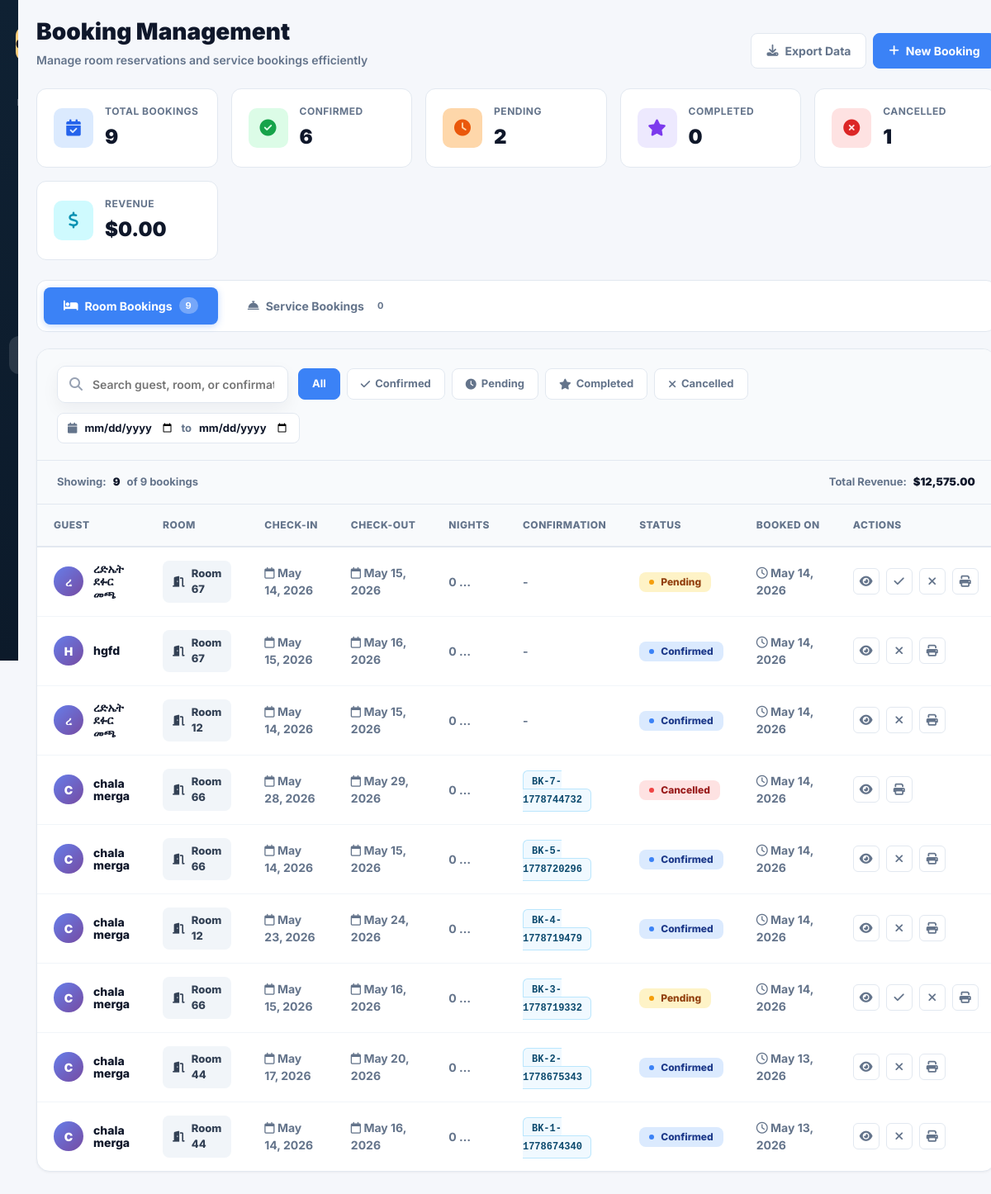
The app's page /dashboard/bookings/ (signed in) with its own data.
### hotel/models.py (models this page shows, shortened)
class Booking(models.Model):
    id = models.AutoField(primary_key=True)
    STATUS_CHOICES = [
        ('Pending', 'Pending'),
        ('Confirmed', 'Confirmed'),
        ('Cancelled', 'Cancelled'),
        ('Completed', 'Completed'),
    ]
    user = models.ForeignKey(User, on_delete=models.CASCADE, related_name='bookings')
    reservation = models.OneToOneField(Reservation, on_delete=models.CASCADE, related_name='booking')
    room = models.ForeignKey(Room, on_delete=models.CASCADE, related_name='bookings')
    booking_status = models.CharField(max_length=20, choices=STATUS_CHOICES, default='Pending')
    booking_date = models.DateTimeField(auto_now_add=True)
    confirmation_number = models.CharField(max_length=50, unique=True, blank=True, null=True)
    notes = models.TextField(blank=True, null=True)
    class Meta:
        ordering = ['-booking_date']

class Room(models.Model):
    id = models.AutoField(primary_key=True)
    STATUS_CHOICES = [
        ('Available', 'Available'),
        ('Booked', 'Booked'),
        ('Maintenance', 'Maintenance'),
    ]
    room_number = models.CharField(max_length=10, unique=True)
    category = models.ForeignKey(RoomCategory, on_delete=models.CASCADE, related_name='rooms')
    assigned_staff = models.ForeignKey('Staff', on_delete=models.SET_NULL, null=True, blank=True, related_name='assigned_rooms')
    status = models.CharField(max_length=15, choices=STATUS_CHOICES, default='Available')
    floor = models.IntegerField(default=1, validators=[MinValueValidator(1), MaxValueValidator(100)])
    max_occupancy = models.IntegerField(default=2, validators=[MinValueValidator(1)])
    price = models.DecimalField(max_digits=10, decimal_places=2, null=True, blank=True, validators=[MinValueValidator(0)], help_text="Room-specific price (leave blank to use category base price)")
    amenities = models.TextField(default="WiFi, AC, TV", help_text="Comma-separated list of amenities")
    description = models.TextField(blank=True, null=True)
    image = models.ImageField(upload_to='rooms/', blank=True, null=True)
    created_at = models.DateTimeField(default=timezone.now)
    class Meta:
        ordering = ['room_number']

class Reservation(models.Model):
    id = models.AutoField(primary_key=True)
    STATUS_CHOICES = [
        ('Pending', 'Pending'),
        ('Confirmed', 'Confirmed'),
        ('Checked In', 'Checked In'),
        ('Checked Out', 'Checked Out'),
        ('Cancelled', 'Cancelled'),
    ]
    guest = models.ForeignKey(Guest, on_delete=models.CASCADE, related_name='reservations')
    room = models.ForeignKey(Room, on_delete=models.CASCADE, related_name='reservations')
    handled_by = models.ForeignKey('Staff', on_delete=models.SET_NULL, null=True, blank=True, related_name='handled_reservations')
    check_in_date = models.DateField()
    check_out_date = models.DateField()
    booking_date = models.DateTimeField(auto_now_add=True)
    status = models.CharField(max_length=20, choices=STATUS_CHOICES, default='Pending')
    is_online_booking = models.BooleanField(default=True)
    number_of_guests = models.IntegerField(default=1, validators=[MinValueValidator(1)])
    special_requests = models.TextField(blank=True, null=True)
    total_price = models.DecimalField(max_digits=10, decimal_places=2, default=0, validators=[MinValueValidator(0)])
    class Meta:
        ordering = ['-booking_date']

### hotel/views.py (the view)
# urls.py: path('dashboard/bookings/', views.manage_bookings, name='manage_bookings'),
@admin_login_required
def manage_bookings(request):
    room_bookings = Booking.objects.select_related('user', 'room', 'reservation').all().order_by('-booking_date')[:200]
    service_bookings = ServiceBooking.objects.select_related('user', 'service', 'reservation').all().order_by('-booking_date')[:200]
    return render(request, 'hotel/admin/manage_bookings.html', {
        'room_bookings': room_bookings,
        'service_bookings': service_bookings,
    })

### hotel/views.py (called while the page is built, shortened)
def admin_login_required(view_func):
    @wraps(view_func)
    def wrapper(request, *args, **kwargs):
        if not request.user.is_authenticated:
            return redirect('login')
        if request.user.is_superuser:
            return view_func(request, *args, **kwargs)
    return wrapper

### hotel/templates/hotel/admin/manage_bookings.html (shortened to what this page needs)
{% extends 'hotel/admin/admin_base.html' %}
{% block admin_content %}
<div class="page-head">
  <div>
    <h2>{{ page_title|default:"Booking Management" }}</h2>
    <p class="page-sub">{{ page_subtitle|default:"Manage room reservations and service bookings efficiently" }}</p>
  </div>
  <div class="action-buttons">
    <button type="button" class="btn btn-outline" onclick="exportBookings()">
      <i class="fas fa-download"></i> Export Data
    </button>
    <button type="button" class="btn btn-primary" onclick="window.location.href='{% url 'add_reservation_page' %}'">
      <i class="fas fa-plus"></i> New Booking
    </button>
  </div>
</div>
<div class="stats-grid">
  <div class="stat-card" onclick="filterStatus('all', null)">
    <div class="stat-icon blue"><i class="fas fa-calendar-check"></i></div>
    <div>
      <div class="stat-label">Total Bookings</div>
      <div class="stat-value"><span id="totalBookings">0</span></div>
    </div>
  </div>
  <div class="stat-card" onclick="filterStatus('Confirmed', null)">
    <div class="stat-icon green"><i class="fas fa-check-circle"></i></div>
    <div>
      <div class="stat-label">Confirmed</div>
      <div class="stat-value"><span id="confirmedCount">0</span></div>
    </div>
  </div>
  <div class="stat-card" onclick="filterStatus('Pending', null)">
    <div class="stat-icon orange"><i class="fas fa-clock"></i></div>
    <div>
      <div class="stat-label">Pending</div>
      <div class="stat-value"><span id="pendingCount">0</span></div>
    </div>
  </div>
  <div class="stat-card" onclick="filterStatus('Completed', null)">
    <div class="stat-icon purple"><i class="fas fa-star"></i></div>
    <div>
      <div class="stat-label">Completed</div>
      <div class="stat-value"><span id="completedCount">0</span></div>
    </div>
  </div>
  <div class="stat-card" onclick="filterStatus('Cancelled', null)">
    <div class="stat-icon red"><i class="fas fa-times-circle"></i></div>
    <div>
      <div class="stat-label">Cancelled</div>
      <div class="stat-value"><span id="cancelledCount">0</span></div>
    </div>
  </div>
  <div class="stat-card">
    <div class="stat-icon cyan"><i class="fas fa-dollar-sign"></i></div>
    <div>
      <div class="stat-label">Revenue</div>
      <div class="stat-value">$<span id="totalRevenue">0</span></div>
    </div>
  </div>
</div>
<div class="tab-buttons">
  <button type="button" class="tab-btn active" onclick="switchTab('room', this)">
    <i class="fas fa-bed"></i>
    Room Bookings
    <span style="background:rgba(255,255,255,0.3); padding:2px 8px; border-radius:12px; font-size:11px;">
      {{ room_bookings|length }}
    </span>
  </button>
  <button type="button" class="tab-btn" onclick="switchTab('service', this)">
    <i class="fas fa-concierge-bell"></i>
    Service Bookings
    <span style="background:rgba(255,255,255,0.3); padding:2px 8px; border-radius:12px; font-size:11px;">
      {{ service_bookings|length }}
    </span>
  </button>
</div>
<div id="room" class="tab-content active">
  <div class="cardx">
    <div class="cardx-top">
      <div class="tools">
        <div class="search">
          <i class="fas fa-search"></i>
          <input id="q" type="text" placeholder="Search guest, room, or confirmation..." oninput="filterActiveTable()">
        </div>
        <div class="filter-group">
          <button type="button" class="filter-btn active" onclick="filterStatus('all', this)">All</button>
          <button type="button" class="filter-btn" onclick="filterStatus('Confirmed', this)"><i class="fas fa-check"></i> Confirmed</button>
          <button type="button" class="filter-btn" onclick="filterStatus('Pending', this)"><i class="fas fa-clock"></i> Pending</button>
          <button type="button" class="filter-btn" onclick="filterStatus('Completed', this)"><i class="fas fa-star"></i> Completed</button>
          <button type="button" class="filter-btn" onclick="filterStatus('Cancelled', this)"><i class="fas fa-times"></i> Cancelled</button>
        </div>
        <div class="date-range">
          <i class="fas fa-calendar"></i>
          <input type="date" class="dateFrom" oninput="filterActiveTable()">
          <span>to</span>
          <input type="date" class="dateTo" oninput="filterActiveTable()">
        </div>
      </div>
    </div>
    <div class="summary-bar">
      <div class="summary-item">
        <span class="summary-label">Showing:</span>
        <span class="summary-value" id="roomVisibleCount">{{ room_bookings|length }}</span>
        <span class="summary-label">of {{ room_bookings|length }} bookings</span>
      </div>
      <div class="summary-item">
        <span class="summary-label">Total Revenue:</span>
        <span class="summary-value">$<span id="roomRevenue">0</span></span>
      </div>
    </div>
    {% if room_bookings %}
      <div class="table-wrapper">
        <table id="roomBookTable">
          <thead>
            <tr>
              <th>Guest</th>
              <th>Room</th>
              <th>Check-in</th>
              <th>Check-out</th>
              <th>Nights</th>
              <th>Confirmation</th>
              <th>Status</th>
              <th>Booked On</th>
              <th>Actions</th>
            </tr>
          </thead>
          <tbody>
          {% for b in room_bookings %}
            <tr data-status="{{ b.booking_status }}" data-date="{{ b.booking_date|date:'Y-m-d' }}" data-total="{% if b.reservation %}{{ b.reservation.total_price|default:0 }}{% else %}0{% endif %}">
              <td>
                <div class="user-info">
                  <div class="user-avatar">
                    {{ b.user.get_full_name|first|default:b.user.username|first|upper }}
                  </div>
                  <div class="user-name">
                    {{ b.user.get_full_name|default:b.user.username }}
                  </div>
                </div>
              </td>
              <td>
                <span class="item-badge"><i class="fas fa-door-open"></i> Room {{ b.room.room_number }}</span>
              </td>
              <td class="muted">
                {% if b.reservation %}
                  <i class="far fa-calendar"></i> {{ b.reservation.check_in_date|date:"M d, Y" }}
                {% else %}-{% endif %}
              </td>
              <td class="muted">
                {% if b.reservation %}
                  <i class="far fa-calendar"></i> {{ b.reservation.check_out_date|date:"M d, Y" }}
                {% else %}-{% endif %}
              </td>
              <td class="muted">
                {% if b.reservation %}
                  {{ b.reservation.check_out_date|timesince:b.reservation.check_in_date|truncatewords:1 }}
                {% else %}-{% endif %}
              </td>
              <td>
                {% if b.confirmation_number %}
                  <code style="background:#f0f9ff; border:1px solid #bae6fd; padding:6px 10px; border-radius:6px; font-weight:700; color:#0c4a6e; font-size:12px;">
                    {{ b.confirmation_number }}
                  </code>
                {% else %}
                  <span class="muted">-</span>
                {% endif %}
              </td>
              <td>
                {% if b.booking_status == 'Pending' %}
                  <span class="badge b-pending"><span class="dot"></span> Pending</span>
                {% elif b.booking_status == 'Confirmed' %}
                  <span class="badge b-confirmed"><span class="dot"></span> Confirmed</span>
                {% elif b.booking_status == 'Cancelled' %}
                  <span class="badge b-cancelled"><span class="dot"></span> Cancelled</span>
                {% elif b.booking_status == 'Completed' %}
                  <span class="badge b-completed"><span class="dot"></span> Completed</span>
                {% else %}
                  <span class="badge"><span class="dot"></span> {{ b.booking_status }}</span>
                {% endif %}
              </td>
              <td class="muted">
                <i class="far fa-clock"></i> {{ b.booking_date|date:"M d, Y" }}
              </td>
              <td>
                <div class="action-btns">
                  <button
                    type="button"
                    class="action-btn btn-view"
                    data-type="room"
                    data-id="{{ b.id }}"
                    data-guest="{{ b.user.get_full_name|default:b.user.username }}"
                    data-item="Room {{ b.room.room_number }}"
                    data-status="{{ b.booking_status }}"
                    data-date="{{ b.booking_date|date:'M d, Y' }}"
                    data-total="{% if b.reservation %}${{ b.reservation.total_price|floatformat:2 }}{% else %}$0.00{% endif %}"
                    data-meta="{% if b.reservation %}{{ b.reservation.check_in_date|date:'M d, Y' }} to {{ b.reservation.check_out_date|date:'M d, Y' }}{% endif %}"
                    title="View Details">
                    <i class="fas fa-eye"></i>
                  </button>
                  {% if b.booking_status == 'Pending' %}
                    <form method="post" action="{% url 'update_booking_status' b.id %}" style="display:inline;">
                      <button type="submit" class="action-btn success" title="Confirm">
                        <i class="fas fa-check"></i>
                      </button>
                    </form>
                  {% endif %}
                  {% if b.booking_status != 'Cancelled' and b.booking_status != 'Completed' %}
                    <form method="post" action="{% url 'update_booking_status' b.id %}" style="display:inline;">
                      <button type="submit" class="action-btn danger" title="Cancel">
                        <i class="fas fa-times"></i>
                      </button>
                    </form>
                  {% endif %}
                  <button type="button" class="action-btn btn-print" data-type="room" data-id="{{ b.id }}" data-print-title="Room Booking #{{ b.id }}" title="Print">
                    <i class="fas fa-print"></i>
                  </button>
                </div>
              </td>
            </tr>
          {% endfor %}
          </tbody>
        </table>
      </div>
    {% else %}
      <div class="empty">
        <div class="empty-icon"><i class="fas fa-bed"></i></div>
        <div class="empty-text">No room bookings found</div>
      </div>
    {% endif %}
  </div>
</div>
{% endblock %}

### hotel/templates/hotel/admin/admin_base.html (style rules this page uses)
:root { --bg:#f5f7fb; --panel:#ffffff; --line:#e8eef7; --text:#0b1220; --muted:#667085; --nav:#0f2133; --nav-2:#0c1a2a; --accent:#22c55e; --accent-2:#6ee7b7; --shadow: 0 10px 30px rgba(11,18,32,.07); --radius: 16px; }
body { background:var(--bg); color:var(--text); font-family: 'Inter', system-ui, -apple-system, "Segoe UI", Roboto, "Helvetica Neue", Arial, sans-serif; font-weight:500; }
.user-name { font-weight:700; font-size:14px; line-height:1.1; }
.page-sub { margin:0; font-weight:600; color:var(--muted); font-size:13px; }
.search { display:flex; align-items:center; gap:10px; background:#fff; border:1px solid var(--line); border-radius:14px; padding:10px 12px; min-width:260px; box-shadow: 0 8px 20px rgba(11,18,32,.05); }
.search i { color:#98a2b3; }
.search input { border:none; outline:none; width:100%; font-weight:800; color:var(--text); }

### records on screen
Booking: user.get_full_name|first "ረ", user.get_full_name "ረድኤት ደፉር መጫ", room.room_number "67", reservation.check_in_date "May 14, 2026", reservation.check_out_date "May 15, 2026", reservation.check_out_date "0 …", booking_status "Pending" (drawn), booking_date "May 14, 2026"
Booking: user.get_full_name|first "H", user.get_full_name "hgfd", room.room_number "67", reservation.check_in_date "May 15, 2026", reservation.check_out_date "May 16, 2026", reservation.check_out_date "0 …", booking_status "Confirmed" (drawn), booking_date "May 14, 2026"
Booking: user.get_full_name|first "ረ", user.get_full_name "ረድኤት ደፉር መጫ", room.room_number "12", reservation.check_in_date "May 14, 2026", reservation.check_out_date "May 15, 2026", reservation.check_out_date "0 …", booking_status "Confirmed" (drawn), booking_date "May 14, 2026"
Booking: user.get_full_name|first "C", user.get_full_name "chala merga", room.room_number "66", reservation.check_in_date "May 28, 2026", reservation.check_out_date "May 29, 2026", reservation.check_out_date "0 …", confirmation_number "BK-7-1778744732", booking_status "Cancelled" (drawn), booking_date "May 14, 2026"
Booking: user.get_full_name|first "C", user.get_full_name "chala merga", room.room_number "66", reservation.check_in_date "May 14, 2026", reservation.check_out_date "May 15, 2026", reservation.check_out_date "0 …", confirmation_number "BK-5-1778720296", booking_status "Confirmed" (drawn), booking_date "May 14, 2026"
Booking: user.get_full_name|first "C", user.get_full_name "chala merga", room.room_number "12", reservation.check_in_date "May 23, 2026", reservation.check_out_date "May 24, 2026", reservation.check_out_date "0 …", confirmation_number "BK-4-1778719479", booking_status "Confirmed" (drawn), booking_date "May 14, 2026"
Booking: user.get_full_name|first "C", user.get_full_name "chala merga", room.room_number "66", reservation.check_in_date "May 15, 2026", reservation.check_out_date "May 16, 2026", reservation.check_out_date "0 …", confirmation_number "BK-3-1778719332", booking_status "Pending" (drawn), booking_date "May 14, 2026"
Booking: user.get_full_name|first "C", user.get_full_name "chala merga", room.room_number "44", reservation.check_in_date "May 17, 2026", reservation.check_out_date "May 20, 2026", reservation.check_out_date "0 …", confirmation_number "BK-2-1778675343", booking_status "Confirmed" (drawn), booking_date "May 13, 2026"
Booking: user.get_full_name|first "C", user.get_full_name "chala merga", room.room_number "44", reservation.check_in_date "May 14, 2026", reservation.check_out_date "May 16, 2026", reservation.check_out_date "0 …", confirmation_number "BK-1-1778674340", booking_status "Confirmed" (drawn), booking_date "May 13, 2026"

### other values on screen
{{ page_title|default:"Booking Management" }} "Booking Management"
{{ room_bookings|length }} "9"
{{ service_bookings|length }} "0"
